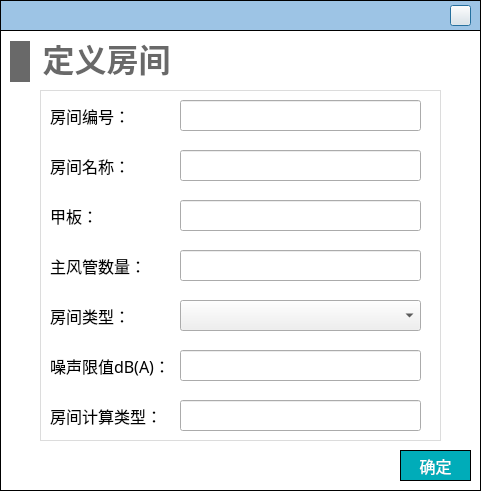
<?xml version="1.0" encoding="UTF-8"?>
<ui version="4.0">
 <class>Dialog_addroom</class>
 <widget class="QDialog" name="Dialog_addroom">
  <property name="geometry">
   <rect>
    <x>0</x>
    <y>0</y>
    <width>481</width>
    <height>491</height>
   </rect>
  </property>
  <property name="windowTitle">
   <string>Dialog</string>
  </property>
  <property name="styleSheet">
   <string notr="true">#Dialog_addroom
{
background-color:white;
}</string>
  </property>
  <widget class="QWidget" name="widget_top" native="true">
   <property name="geometry">
    <rect>
     <x>0</x>
     <y>0</y>
     <width>481</width>
     <height>31</height>
    </rect>
   </property>
   <property name="styleSheet">
    <string notr="true">#widget_top
{
border: 1px solid #000000;
background-color: rgb(157, 196, 229);
background-color: rgb(157, 196, 229);
}</string>
   </property>
   <widget class="QPushButton" name="close">
    <property name="geometry">
     <rect>
      <x>450</x>
      <y>5</y>
      <width>21</width>
      <height>21</height>
     </rect>
    </property>
    <property name="styleSheet">
     <string notr="true">border-image: url(:/images/image/closeWindow.jpg);</string>
    </property>
    <property name="text">
     <string/>
    </property>
   </widget>
  </widget>
  <widget class="QWidget" name="widget" native="true">
   <property name="geometry">
    <rect>
     <x>0</x>
     <y>30</y>
     <width>481</width>
     <height>461</height>
    </rect>
   </property>
   <property name="styleSheet">
    <string notr="true">#widget
{
border: 1px solid #000000;
}</string>
   </property>
   <widget class="QWidget" name="layoutWidget">
    <property name="geometry">
     <rect>
      <x>10</x>
      <y>10</y>
      <width>169</width>
      <height>43</height>
     </rect>
    </property>
    <layout class="QHBoxLayout" name="horizontalLayout_14">
     <item>
      <widget class="QLabel" name="label_2">
       <property name="minimumSize">
        <size>
         <width>20</width>
         <height>41</height>
        </size>
       </property>
       <property name="maximumSize">
        <size>
         <width>20</width>
         <height>41</height>
        </size>
       </property>
       <property name="styleSheet">
        <string notr="true">QLabel { 
border: none; 
background-color : rgb(105, 105, 105);
}</string>
       </property>
       <property name="text">
        <string/>
       </property>
      </widget>
     </item>
     <item>
      <widget class="QLabel" name="label_3">
       <property name="minimumSize">
        <size>
         <width>141</width>
         <height>41</height>
        </size>
       </property>
       <property name="maximumSize">
        <size>
         <width>141</width>
         <height>41</height>
        </size>
       </property>
       <property name="font">
        <font>
         <family>Microsoft YaHei</family>
         <pointsize>24</pointsize>
         <bold>true</bold>
        </font>
       </property>
       <property name="styleSheet">
        <string notr="true">QLabel { 
border: none; 
color : rgb(105, 105, 105);
}</string>
       </property>
       <property name="text">
        <string>定义房间</string>
       </property>
       <property name="alignment">
        <set>Qt::AlignBottom|Qt::AlignHCenter</set>
       </property>
      </widget>
     </item>
    </layout>
   </widget>
   <widget class="QPushButton" name="pushButton">
    <property name="geometry">
     <rect>
      <x>400</x>
      <y>420</y>
      <width>71</width>
      <height>31</height>
     </rect>
    </property>
    <property name="font">
     <font>
      <family>Microsoft YaHei</family>
      <pointsize>12</pointsize>
     </font>
    </property>
    <property name="styleSheet">
     <string notr="true">QPushButton
{
	color:#ffffff; /*文字颜色*/
    background-color: #00ACB9;/*背景色*/
    border-radius:0px; /*边框倒角*/
	border: 1px solid #000000;
}


QPushButton:hover 
{
background-color: rgb(0,142,153);
color: white;
}</string>
    </property>
    <property name="text">
     <string>确定</string>
    </property>
   </widget>
   <widget class="QWidget" name="widget_2" native="true">
    <property name="geometry">
     <rect>
      <x>40</x>
      <y>60</y>
      <width>401</width>
      <height>351</height>
     </rect>
    </property>
    <property name="styleSheet">
     <string notr="true">#widget_2
{
border: 1px solid #DCDCDC;
}

QLabel
{
font-family: '黑体';
font-size: 16px;
}

QLineEdit
{
font-family: '黑体';
}

QRadioButton
{
font-family: '黑体';
}

QPushButton
{
font-family: '黑体';
}</string>
    </property>
    <widget class="QLineEdit" name="lineEdit_roomid">
     <property name="geometry">
      <rect>
       <x>140</x>
       <y>10</y>
       <width>241</width>
       <height>31</height>
      </rect>
     </property>
     <property name="font">
      <font>
       <family>黑体</family>
      </font>
     </property>
    </widget>
    <widget class="QLabel" name="label_10">
     <property name="geometry">
      <rect>
       <x>10</x>
       <y>210</y>
       <width>101</width>
       <height>31</height>
      </rect>
     </property>
     <property name="font">
      <font>
       <family>黑体</family>
       <pointsize>-1</pointsize>
      </font>
     </property>
     <property name="text">
      <string>房间类型：</string>
     </property>
     <property name="alignment">
      <set>Qt::AlignLeading|Qt::AlignLeft|Qt::AlignVCenter</set>
     </property>
    </widget>
    <widget class="QLineEdit" name="lineEdit_limit">
     <property name="geometry">
      <rect>
       <x>140</x>
       <y>260</y>
       <width>241</width>
       <height>31</height>
      </rect>
     </property>
     <property name="font">
      <font>
       <family>黑体</family>
      </font>
     </property>
     <property name="readOnly">
      <bool>true</bool>
     </property>
    </widget>
    <widget class="QLabel" name="label_11">
     <property name="geometry">
      <rect>
       <x>10</x>
       <y>260</y>
       <width>121</width>
       <height>31</height>
      </rect>
     </property>
     <property name="font">
      <font>
       <family>黑体</family>
       <pointsize>-1</pointsize>
      </font>
     </property>
     <property name="text">
      <string>噪声限值dB(A)：</string>
     </property>
     <property name="alignment">
      <set>Qt::AlignLeading|Qt::AlignLeft|Qt::AlignVCenter</set>
     </property>
    </widget>
    <widget class="QLineEdit" name="lineEdit_roomcalclass">
     <property name="geometry">
      <rect>
       <x>140</x>
       <y>310</y>
       <width>241</width>
       <height>31</height>
      </rect>
     </property>
     <property name="font">
      <font>
       <family>黑体</family>
      </font>
     </property>
     <property name="readOnly">
      <bool>true</bool>
     </property>
    </widget>
    <widget class="QLabel" name="label_4">
     <property name="geometry">
      <rect>
       <x>10</x>
       <y>160</y>
       <width>101</width>
       <height>31</height>
      </rect>
     </property>
     <property name="font">
      <font>
       <family>黑体</family>
       <pointsize>-1</pointsize>
      </font>
     </property>
     <property name="text">
      <string>主风管数量：</string>
     </property>
     <property name="alignment">
      <set>Qt::AlignLeading|Qt::AlignLeft|Qt::AlignVCenter</set>
     </property>
    </widget>
    <widget class="QLabel" name="label_6">
     <property name="geometry">
      <rect>
       <x>10</x>
       <y>60</y>
       <width>91</width>
       <height>31</height>
      </rect>
     </property>
     <property name="font">
      <font>
       <family>黑体</family>
       <pointsize>-1</pointsize>
      </font>
     </property>
     <property name="text">
      <string>房间名称：</string>
     </property>
     <property name="alignment">
      <set>Qt::AlignLeading|Qt::AlignLeft|Qt::AlignVCenter</set>
     </property>
    </widget>
    <widget class="QLineEdit" name="lineEdit_roomname">
     <property name="geometry">
      <rect>
       <x>140</x>
       <y>60</y>
       <width>241</width>
       <height>31</height>
      </rect>
     </property>
     <property name="font">
      <font>
       <family>黑体</family>
      </font>
     </property>
    </widget>
    <widget class="QLineEdit" name="lineEdit_jiaban">
     <property name="geometry">
      <rect>
       <x>140</x>
       <y>110</y>
       <width>241</width>
       <height>31</height>
      </rect>
     </property>
     <property name="font">
      <font>
       <family>黑体</family>
      </font>
     </property>
    </widget>
    <widget class="QComboBox" name="comboBox">
     <property name="geometry">
      <rect>
       <x>140</x>
       <y>210</y>
       <width>241</width>
       <height>31</height>
      </rect>
     </property>
    </widget>
    <widget class="QLabel" name="label_5">
     <property name="geometry">
      <rect>
       <x>10</x>
       <y>10</y>
       <width>91</width>
       <height>31</height>
      </rect>
     </property>
     <property name="font">
      <font>
       <family>黑体</family>
       <pointsize>-1</pointsize>
      </font>
     </property>
     <property name="text">
      <string>房间编号：</string>
     </property>
     <property name="alignment">
      <set>Qt::AlignLeading|Qt::AlignLeft|Qt::AlignVCenter</set>
     </property>
    </widget>
    <widget class="QLineEdit" name="lineEdit_pipe">
     <property name="geometry">
      <rect>
       <x>140</x>
       <y>160</y>
       <width>241</width>
       <height>31</height>
      </rect>
     </property>
     <property name="font">
      <font>
       <family>黑体</family>
      </font>
     </property>
    </widget>
    <widget class="QLabel" name="label_12">
     <property name="geometry">
      <rect>
       <x>10</x>
       <y>310</y>
       <width>111</width>
       <height>31</height>
      </rect>
     </property>
     <property name="font">
      <font>
       <family>黑体</family>
       <pointsize>-1</pointsize>
      </font>
     </property>
     <property name="text">
      <string>房间计算类型：</string>
     </property>
     <property name="alignment">
      <set>Qt::AlignLeading|Qt::AlignLeft|Qt::AlignVCenter</set>
     </property>
    </widget>
    <widget class="QLabel" name="label_7">
     <property name="geometry">
      <rect>
       <x>10</x>
       <y>110</y>
       <width>81</width>
       <height>31</height>
      </rect>
     </property>
     <property name="font">
      <font>
       <family>黑体</family>
       <pointsize>-1</pointsize>
      </font>
     </property>
     <property name="text">
      <string>甲板：</string>
     </property>
     <property name="alignment">
      <set>Qt::AlignLeading|Qt::AlignLeft|Qt::AlignVCenter</set>
     </property>
    </widget>
   </widget>
  </widget>
 </widget>
 <resources/>
 <connections/>
</ui>
